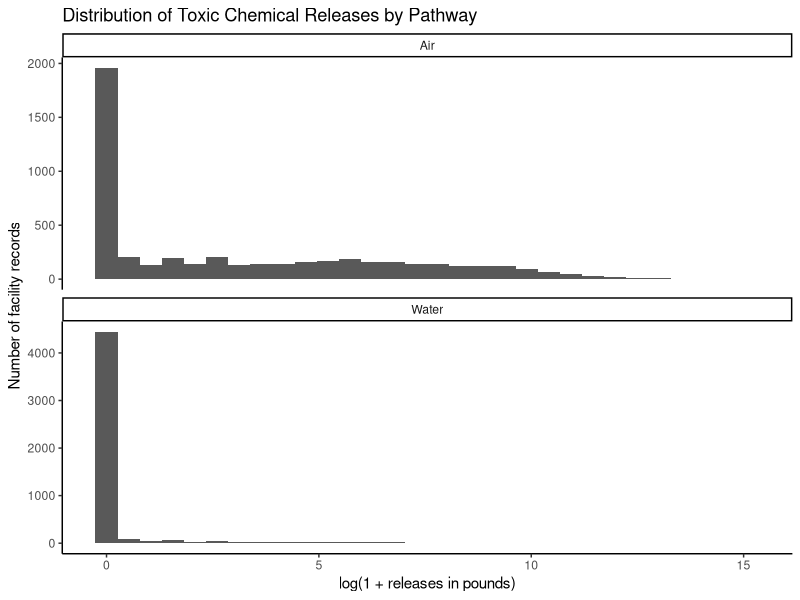
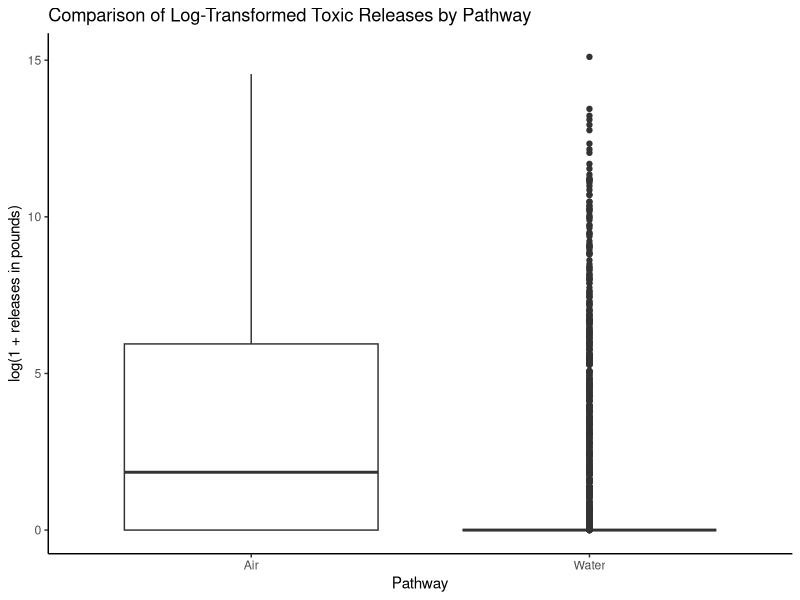

Generate these figures, in order, with R:
## ---- chunk 1
knitr::opts_chunk$set(echo = FALSE, message = FALSE, warning = FALSE)
## ---- chunk 2
# Package
library(ggplot2)

# Load data
tri <- read.csv("data/raw/tri_small.csv", check.names = FALSE)

# Use processed subset directly
tri_sub <- tri

# Create long-format dataset
tri_pathway <- data.frame(
  releases = c(tri_sub$air_releases, tri_sub$water),
  pathway = factor(
    c(rep("Air", nrow(tri_sub)), rep("Water", nrow(tri_sub))),
    levels = c("Air", "Water")
  )
)

# Log transform
tri_pathway$log_releases <- log1p(tri_pathway$releases)
## ---- chunk 3
ggplot(tri_pathway, aes(x = log_releases)) +
  geom_histogram(bins = 30) +
  facet_wrap(~ pathway, ncol = 1, scales = "free_y") +
  labs(
    title = "Distribution of Toxic Chemical Releases by Pathway",
    x = "log(1 + releases in pounds)",
    y = "Number of facility records"
  ) +
  theme_classic()
## ---- chunk 4
ggplot(tri_pathway, aes(x = pathway, y = log_releases)) +
  geom_boxplot() +
  labs(
    title = "Comparison of Log-Transformed Toxic Releases by Pathway",
    x = "Pathway",
    y = "log(1 + releases in pounds)"
  ) +
  theme_classic()
## ---- chunk 5
test_result <- wilcox.test(log_releases ~ pathway, data = tri_pathway)
test_result
